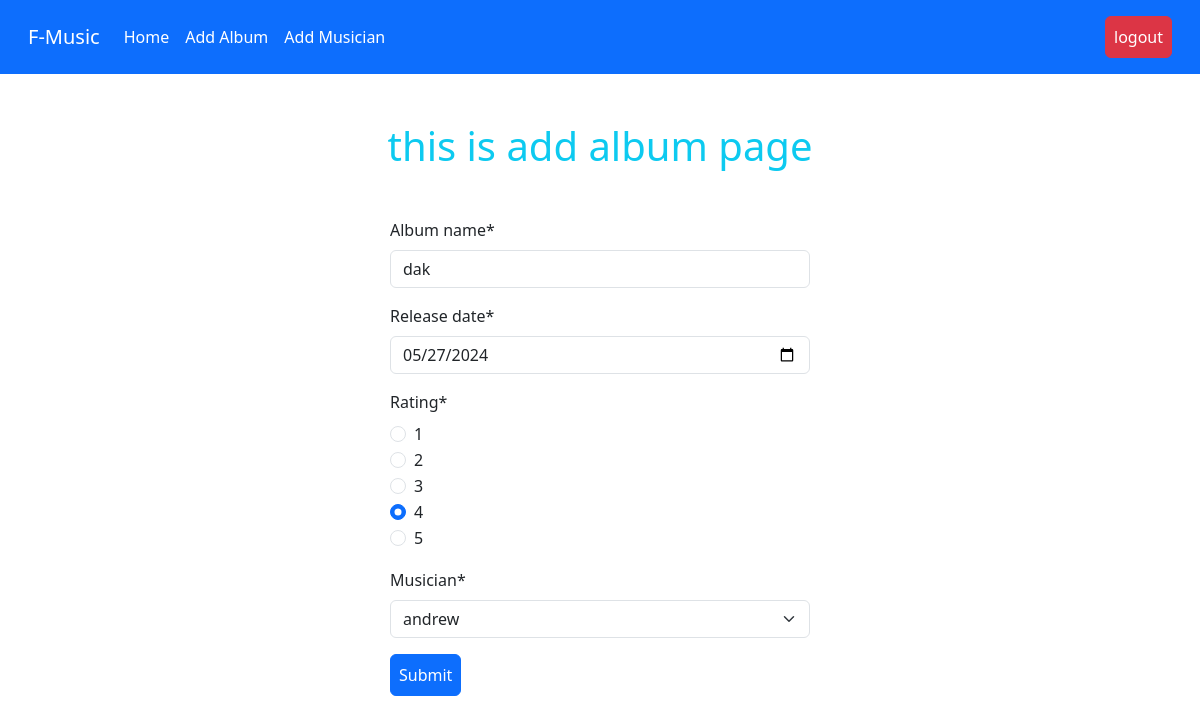
The page /albums/edit_album/16 (signed in) on the database its author committed.
### albums/models.py (models this page shows, shortened)
class AlbumsModel(models.Model):
    album_name = models.CharField(max_length=255)
    release_date = models.DateField()
    rating = models.CharField(max_length=255)
    musician = models.ForeignKey(MusicianModel,on_delete=models.CASCADE)

### albums/views.py (the view)
# urls.py: path('edit_album/<int:id>',views.EditAlbum.as_view(),name = 'edit_album'),
class EditAlbum(UpdateView):
    model = models.AlbumsModel
    form_class = forms.AlbumForm
    template_name = 'add_album.html'
    pk_url_kwarg = 'id'
    success_url = reverse_lazy('homepage')

### albums/forms.py
class AlbumForm(forms.ModelForm):
    RATING_CHOICES = [(i, str(i)) for i in range(1, 6)]
    rating = forms.ChoiceField(
        choices=RATING_CHOICES,
        widget=forms.RadioSelect
    )
    class Meta:
        model = AlbumsModel
        fields = '__all__'
        widgets = {
            'release_date' : (forms.DateInput(attrs={'type' : 'date'})),
        }

### musician/models.py (called while the page is built)
    def __str__(self) -> str:
        return self.first_name

### albums/templates/add_album.html (shortened to what this page needs)
{%extends 'home.html'%}
{%block content%}
{%load crispy_forms_tags%}
<h1 class="text-center text-info mt-5 mb-5">this is add album page</h1>
<form method="POST" style="width: 35%; margin: auto;">
    {{form | crispy}}
    <button class="btn btn-primary p-2 mb-5">Submit</button>
</form>
{%endblock%}

### rows shown on the page
AlbumsModel: album_name "dak", release_date "05/27/2024", rating "☐ 1 ☐ 2 ☐ 3 ☑ 4 ☐ 5", musician "andrew"
